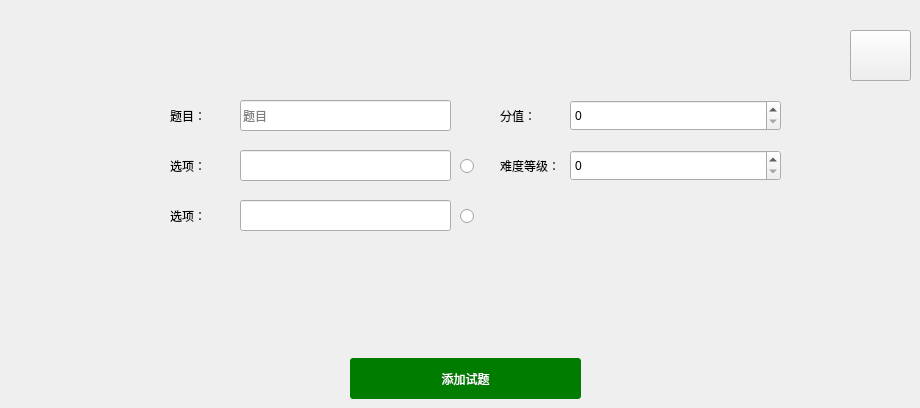
     <widget class="QWidget" name="page_2">
      <widget class="QPushButton" name="btnAddQuesToF">
       <property name="geometry">
        <rect>
         <x>350</x>
         <y>358</y>
         <width>231</width>
         <height>41</height>
        </rect>
       </property>
       <property name="styleSheet">
        <string notr="true">QPushButton{
    border:none;
	font: 12pt &quot;黑体&quot;;
	
	background-color: rgb(0, 125, 0);
    border-radius:3px;
    color:white;
}
QPushButton:hover{
	
	background-color: rgb(0, 85, 0);
}</string>
       </property>
       <property name="text">
        <string>添加试题</string>
       </property>
      </widget>
      <widget class="QLineEdit" name="leToFTitle">
       <property name="geometry">
        <rect>
         <x>240</x>
         <y>100</y>
         <width>211</width>
         <height>31</height>
        </rect>
       </property>
       <property name="styleSheet">
        <string notr="true">QLineEdit{
font: 11pt &quot;黑体&quot;;
}</string>
       </property>
       <property name="text">
        <string/>
       </property>
       <property name="placeholderText">
        <string>题目</string>
       </property>
      </widget>
      <widget class="QLabel" name="label_31">
       <property name="geometry">
        <rect>
         <x>500</x>
         <y>100</y>
         <width>61</width>
         <height>31</height>
        </rect>
       </property>
       <property name="styleSheet">
        <string notr="true">font: 10pt &quot;黑体&quot;;</string>
       </property>
       <property name="text">
        <string>分值：</string>
       </property>
      </widget>
      <widget class="QLabel" name="label_23">
       <property name="geometry">
        <rect>
         <x>170</x>
         <y>150</y>
         <width>61</width>
         <height>31</height>
        </rect>
       </property>
       <property name="styleSheet">
        <string notr="true">font: 10pt &quot;黑体&quot;;</string>
       </property>
       <property name="text">
        <string>选项：</string>
       </property>
      </widget>
      <widget class="QRadioButton" name="rbTof1">
       <property name="geometry">
        <rect>
         <x>460</x>
         <y>158</y>
         <width>21</width>
         <height>16</height>
        </rect>
       </property>
       <property name="text">
        <string/>
       </property>
      </widget>
      <widget class="QLabel" name="label_24">
       <property name="geometry">
        <rect>
         <x>170</x>
         <y>200</y>
         <width>61</width>
         <height>31</height>
        </rect>
       </property>
       <property name="styleSheet">
        <string notr="true">font: 10pt &quot;黑体&quot;;</string>
       </property>
       <property name="text">
        <string>选项：</string>
       </property>
      </widget>
      <widget class="QSpinBox" name="sbToFScore">
       <property name="geometry">
        <rect>
         <x>570</x>
         <y>100</y>
         <width>211</width>
         <height>31</height>
        </rect>
       </property>
       <property name="styleSheet">
        <string notr="true">
font: 11pt &quot;黑体&quot;;</string>
       </property>
       <property name="maximum">
        <number>100</number>
       </property>
      </widget>
      <widget class="QLabel" name="label_25">
       <property name="geometry">
        <rect>
         <x>170</x>
         <y>100</y>
         <width>61</width>
         <height>31</height>
        </rect>
       </property>
       <property name="styleSheet">
        <string notr="true">font: 10pt &quot;黑体&quot;;</string>
       </property>
       <property name="text">
        <string>题目：</string>
       </property>
      </widget>
      <widget class="QLabel" name="label_26">
       <property name="geometry">
        <rect>
         <x>500</x>
         <y>150</y>
         <width>61</width>
         <height>31</height>
        </rect>
       </property>
       <property name="styleSheet">
        <string notr="true">font: 10pt &quot;黑体&quot;;</string>
       </property>
       <property name="text">
        <string>难度等级：</string>
       </property>
      </widget>
      <widget class="QLineEdit" name="leTof2">
       <property name="geometry">
        <rect>
         <x>240</x>
         <y>200</y>
         <width>211</width>
         <height>31</height>
        </rect>
       </property>
       <property name="styleSheet">
        <string notr="true">QLineEdit{
font: 11pt &quot;黑体&quot;;
}</string>
       </property>
       <property name="text">
        <string/>
       </property>
       <property name="placeholderText">
        <string/>
       </property>
      </widget>
      <widget class="QRadioButton" name="rbTof2">
       <property name="geometry">
        <rect>
         <x>460</x>
         <y>208</y>
         <width>21</width>
         <height>16</height>
        </rect>
       </property>
       <property name="text">
        <string/>
       </property>
      </widget>
      <widget class="QLineEdit" name="leTof1">
       <property name="geometry">
        <rect>
         <x>240</x>
         <y>150</y>
         <width>211</width>
         <height>31</height>
        </rect>
       </property>
       <property name="styleSheet">
        <string notr="true">QLineEdit{
font: 11pt &quot;黑体&quot;;
}</string>
       </property>
       <property name="text">
        <string/>
       </property>
       <property name="placeholderText">
        <string/>
       </property>
      </widget>
      <widget class="QSpinBox" name="sbToFLevel">
       <property name="geometry">
        <rect>
         <x>570</x>
         <y>150</y>
         <width>211</width>
         <height>31</height>
        </rect>
       </property>
       <property name="styleSheet">
        <string notr="true">font: 11pt &quot;黑体&quot;;</string>
       </property>
       <property name="maximum">
        <number>5</number>
       </property>
      </widget>
      <widget class="QPushButton" name="btnTofReturn">
       <property name="geometry">
        <rect>
         <x>850</x>
         <y>30</y>
         <width>61</width>
         <height>51</height>
        </rect>
       </property>
       <property name="styleSheet">
        <string notr="true">border-image: url(:/i/agt_back-256.png);</string>
       </property>
       <property name="text">
        <string/>
       </property>
      </widget>
     </widget>
